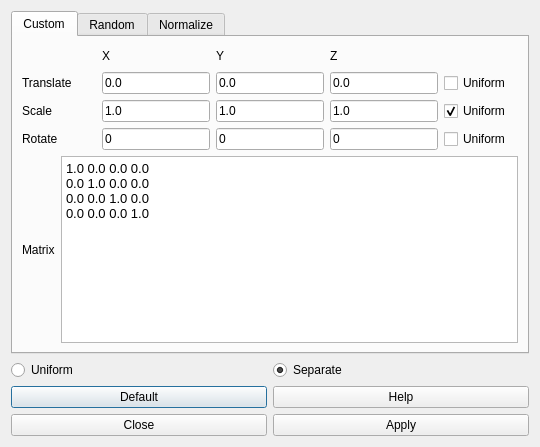
<?xml version="1.0" encoding="UTF-8"?>
<ui version="4.0">
 <class>TransformationDialog</class>
 <widget class="QDialog" name="TransformationDialog">
  <property name="geometry">
   <rect>
    <x>0</x>
    <y>0</y>
    <width>540</width>
    <height>447</height>
   </rect>
  </property>
  <property name="windowTitle">
   <string>Transformation Dialog</string>
  </property>
  <property name="windowIcon">
   <iconset resource="../res/Registar.qrc">
    <normaloff>:/images/bunny.png</normaloff>:/images/bunny.png</iconset>
  </property>
  <layout class="QVBoxLayout" name="verticalLayout_9">
   <item>
    <widget class="QTabWidget" name="tabWidget">
     <property name="currentIndex">
      <number>0</number>
     </property>
     <widget class="QWidget" name="tab_3">
      <attribute name="title">
       <string>Custom</string>
      </attribute>
      <layout class="QVBoxLayout" name="verticalLayout_3">
       <item>
        <layout class="QGridLayout" name="gridLayout_3">
         <item row="0" column="0">
          <spacer name="horizontalSpacer_2">
           <property name="orientation">
            <enum>Qt::Horizontal</enum>
           </property>
           <property name="sizeHint" stdset="0">
            <size>
             <width>40</width>
             <height>20</height>
            </size>
           </property>
          </spacer>
         </item>
         <item row="0" column="1">
          <widget class="QLabel" name="label_7">
           <property name="text">
            <string>X</string>
           </property>
          </widget>
         </item>
         <item row="0" column="2">
          <widget class="QLabel" name="label_8">
           <property name="text">
            <string>Y</string>
           </property>
          </widget>
         </item>
         <item row="0" column="3">
          <widget class="QLabel" name="label_9">
           <property name="text">
            <string>Z</string>
           </property>
          </widget>
         </item>
         <item row="0" column="4">
          <spacer name="horizontalSpacer_3">
           <property name="orientation">
            <enum>Qt::Horizontal</enum>
           </property>
           <property name="sizeHint" stdset="0">
            <size>
             <width>40</width>
             <height>20</height>
            </size>
           </property>
          </spacer>
         </item>
         <item row="1" column="0">
          <widget class="QLabel" name="label_4">
           <property name="text">
            <string>Translate</string>
           </property>
          </widget>
         </item>
         <item row="1" column="1">
          <widget class="QLineEdit" name="tXlLneEdit">
           <property name="text">
            <string>0.0</string>
           </property>
          </widget>
         </item>
         <item row="1" column="2">
          <widget class="QLineEdit" name="tYLineEdit">
           <property name="text">
            <string>0.0</string>
           </property>
          </widget>
         </item>
         <item row="1" column="3">
          <widget class="QLineEdit" name="lineEdit_9">
           <property name="text">
            <string>0.0</string>
           </property>
          </widget>
         </item>
         <item row="1" column="4">
          <widget class="QCheckBox" name="uniformTCheckBox">
           <property name="text">
            <string>Uniform</string>
           </property>
          </widget>
         </item>
         <item row="2" column="0">
          <widget class="QLabel" name="label_5">
           <property name="text">
            <string>Scale</string>
           </property>
          </widget>
         </item>
         <item row="2" column="1">
          <widget class="QLineEdit" name="sXLineEdit">
           <property name="text">
            <string>1.0</string>
           </property>
          </widget>
         </item>
         <item row="2" column="2">
          <widget class="QLineEdit" name="sYLineEdit">
           <property name="text">
            <string>1.0</string>
           </property>
          </widget>
         </item>
         <item row="2" column="3">
          <widget class="QLineEdit" name="lineEdit_7">
           <property name="text">
            <string>1.0</string>
           </property>
          </widget>
         </item>
         <item row="2" column="4">
          <widget class="QCheckBox" name="uinformSCheckBox">
           <property name="text">
            <string>Uniform</string>
           </property>
           <property name="checked">
            <bool>true</bool>
           </property>
          </widget>
         </item>
         <item row="3" column="0">
          <widget class="QLabel" name="label_6">
           <property name="text">
            <string>Rotate</string>
           </property>
          </widget>
         </item>
         <item row="3" column="1">
          <widget class="QLineEdit" name="rXLineEdit">
           <property name="text">
            <string>0</string>
           </property>
          </widget>
         </item>
         <item row="3" column="2">
          <widget class="QLineEdit" name="lineEdit_6">
           <property name="text">
            <string>0</string>
           </property>
          </widget>
         </item>
         <item row="3" column="3">
          <widget class="QLineEdit" name="lineEdit_8">
           <property name="text">
            <string>0</string>
           </property>
          </widget>
         </item>
         <item row="3" column="4">
          <widget class="QCheckBox" name="uniformRCheckBox">
           <property name="text">
            <string>Uniform</string>
           </property>
          </widget>
         </item>
        </layout>
       </item>
       <item>
        <layout class="QHBoxLayout" name="horizontalLayout_4">
         <item>
          <widget class="QLabel" name="label_3">
           <property name="text">
            <string>Matrix</string>
           </property>
          </widget>
         </item>
         <item>
          <widget class="QTextEdit" name="matrixTextEdit">
           <property name="html">
            <string>&lt;!DOCTYPE HTML PUBLIC &quot;-//W3C//DTD HTML 4.0//EN&quot; &quot;http://www.w3.org/TR/REC-html40/strict.dtd&quot;&gt;
&lt;html&gt;&lt;head&gt;&lt;meta name=&quot;qrichtext&quot; content=&quot;1&quot; /&gt;&lt;style type=&quot;text/css&quot;&gt;
p, li { white-space: pre-wrap; }
&lt;/style&gt;&lt;/head&gt;&lt;body style=&quot; font-family:'MS Shell Dlg 2'; font-size:8.25pt; font-weight:400; font-style:normal;&quot;&gt;
&lt;p style=&quot; margin-top:0px; margin-bottom:0px; margin-left:0px; margin-right:0px; -qt-block-indent:0; text-indent:0px;&quot;&gt;&lt;span style=&quot; font-size:10pt;&quot;&gt;1.0 0.0 0.0 0.0 &lt;/span&gt;&lt;/p&gt;
&lt;p style=&quot; margin-top:0px; margin-bottom:0px; margin-left:0px; margin-right:0px; -qt-block-indent:0; text-indent:0px;&quot;&gt;&lt;span style=&quot; font-size:10pt;&quot;&gt;0.0 1.0 0.0 0.0 &lt;/span&gt;&lt;/p&gt;
&lt;p style=&quot; margin-top:0px; margin-bottom:0px; margin-left:0px; margin-right:0px; -qt-block-indent:0; text-indent:0px;&quot;&gt;&lt;span style=&quot; font-size:10pt;&quot;&gt;0.0 0.0 1.0 0.0 &lt;/span&gt;&lt;/p&gt;
&lt;p style=&quot; margin-top:0px; margin-bottom:0px; margin-left:0px; margin-right:0px; -qt-block-indent:0; text-indent:0px;&quot;&gt;&lt;span style=&quot; font-size:10pt;&quot;&gt;0.0 0.0 0.0 1.0 &lt;/span&gt;&lt;/p&gt;&lt;/body&gt;&lt;/html&gt;</string>
           </property>
          </widget>
         </item>
        </layout>
       </item>
      </layout>
     </widget>
     <widget class="QWidget" name="tab">
      <attribute name="title">
       <string>Random</string>
      </attribute>
      <layout class="QVBoxLayout" name="verticalLayout_8">
       <item>
        <layout class="QVBoxLayout" name="verticalLayout_7">
         <item>
          <layout class="QGridLayout" name="gridLayout">
           <item row="0" column="0">
            <widget class="QLabel" name="label">
             <property name="text">
              <string>max_angle</string>
             </property>
            </widget>
           </item>
           <item row="0" column="1">
            <widget class="QLineEdit" name="maxAngleLineEdit">
             <property name="text">
              <string>5</string>
             </property>
            </widget>
           </item>
           <item row="1" column="0">
            <widget class="QLabel" name="label_2">
             <property name="text">
              <string>max_distance</string>
             </property>
            </widget>
           </item>
           <item row="1" column="1">
            <widget class="QLineEdit" name="maxDistanceLineEdit">
             <property name="text">
              <string>0.005</string>
             </property>
            </widget>
           </item>
           <item row="2" column="0">
            <spacer name="horizontalSpacer">
             <property name="orientation">
              <enum>Qt::Horizontal</enum>
             </property>
             <property name="sizeHint" stdset="0">
              <size>
               <width>57</width>
               <height>17</height>
              </size>
             </property>
            </spacer>
           </item>
           <item row="2" column="1">
            <widget class="QCheckBox" name="rotateAroundCentroidCheckBox">
             <property name="text">
              <string>Rotate around Centroid</string>
             </property>
            </widget>
           </item>
          </layout>
         </item>
         <item>
          <spacer name="verticalSpacer">
           <property name="orientation">
            <enum>Qt::Vertical</enum>
           </property>
           <property name="sizeHint" stdset="0">
            <size>
             <width>20</width>
             <height>40</height>
            </size>
           </property>
          </spacer>
         </item>
        </layout>
       </item>
      </layout>
     </widget>
     <widget class="QWidget" name="tab_2">
      <attribute name="title">
       <string>Normalize</string>
      </attribute>
      <layout class="QVBoxLayout" name="verticalLayout_10">
       <item>
        <layout class="QVBoxLayout" name="verticalLayout_2">
         <item>
          <layout class="QVBoxLayout" name="verticalLayout">
           <item>
            <widget class="QCheckBox" name="sendCentroidOriginCheckBox">
             <property name="text">
              <string>Send Centroid to Origin</string>
             </property>
             <property name="checked">
              <bool>true</bool>
             </property>
            </widget>
           </item>
           <item>
            <widget class="QCheckBox" name="alignPCAXYZCheckBox">
             <property name="text">
              <string>Align PCA axis to XYZ axis</string>
             </property>
            </widget>
           </item>
           <item>
            <widget class="QCheckBox" name="scaleUnitCheckBox">
             <property name="text">
              <string>Scale size of Bounding Box to 1.0</string>
             </property>
            </widget>
           </item>
          </layout>
         </item>
         <item>
          <spacer name="verticalSpacer_2">
           <property name="orientation">
            <enum>Qt::Vertical</enum>
           </property>
           <property name="sizeHint" stdset="0">
            <size>
             <width>20</width>
             <height>40</height>
            </size>
           </property>
          </spacer>
         </item>
        </layout>
       </item>
      </layout>
     </widget>
    </widget>
   </item>
   <item>
    <layout class="QHBoxLayout" name="horizontalLayout">
     <item>
      <widget class="QRadioButton" name="uniformRadioButton">
       <property name="text">
        <string>Uniform</string>
       </property>
      </widget>
     </item>
     <item>
      <widget class="QRadioButton" name="separateRadioButton">
       <property name="text">
        <string>Separate</string>
       </property>
       <property name="checked">
        <bool>true</bool>
       </property>
      </widget>
     </item>
    </layout>
   </item>
   <item>
    <layout class="QGridLayout" name="gridLayout_2">
     <item row="0" column="0">
      <widget class="QPushButton" name="defaultButton">
       <property name="text">
        <string>Default</string>
       </property>
      </widget>
     </item>
     <item row="0" column="1">
      <widget class="QPushButton" name="helpButton">
       <property name="text">
        <string>Help</string>
       </property>
      </widget>
     </item>
     <item row="1" column="0">
      <widget class="QPushButton" name="closeButton">
       <property name="text">
        <string>Close</string>
       </property>
      </widget>
     </item>
     <item row="1" column="1">
      <widget class="QPushButton" name="applyButton">
       <property name="text">
        <string>Apply</string>
       </property>
      </widget>
     </item>
    </layout>
   </item>
  </layout>
  <zorder>tabWidget</zorder>
  <zorder></zorder>
 </widget>
 <resources>
  <include location="../res/Registar.qrc"/>
 </resources>
 <connections>
  <connection>
   <sender>closeButton</sender>
   <signal>clicked()</signal>
   <receiver>TransformationDialog</receiver>
   <slot>close()</slot>
   <hints>
    <hint type="sourcelabel">
     <x>51</x>
     <y>184</y>
    </hint>
    <hint type="destinationlabel">
     <x>184</x>
     <y>190</y>
    </hint>
   </hints>
  </connection>
 </connections>
</ui>
